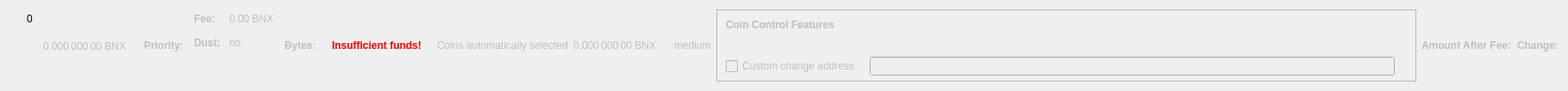
    <widget class="QWidget" name="dummyHideWidget" native="true">
     <property name="maximumSize">
      <size>
       <width>100</width>
       <height>22</height>
      </size>
     </property>
     <layout class="QHBoxLayout" name="dummyHideLayout">
      <item>
       <layout class="QFormLayout" name="formLayoutCoinControl1">
        <property name="horizontalSpacing">
         <number>10</number>
        </property>
        <property name="verticalSpacing">
         <number>14</number>
        </property>
        <property name="leftMargin">
         <number>10</number>
        </property>
        <property name="topMargin">
         <number>4</number>
        </property>
        <property name="rightMargin">
         <number>6</number>
        </property>
        <item row="0" column="1">
         <widget class="QLabel" name="labelCoinControlBytes">
          <property name="cursor">
           <cursorShape>IBeamCursor</cursorShape>
          </property>
          <property name="contextMenuPolicy">
           <enum>Qt::ActionsContextMenu</enum>
          </property>
          <property name="text">
           <string notr="true">0</string>
          </property>
          <property name="textInteractionFlags">
           <set>Qt::LinksAccessibleByMouse|Qt::TextSelectableByKeyboard|Qt::TextSelectableByMouse</set>
          </property>
         </widget>
        </item>
       </layout>
      </item>
      <item>
       <widget class="QLabel" name="labelCoinControlAfterFee">
        <property name="enabled">
         <bool>false</bool>
        </property>
        <property name="sizePolicy">
         <sizepolicy hsizetype="Fixed" vsizetype="Fixed">
          <horstretch>0</horstretch>
          <verstretch>0</verstretch>
         </sizepolicy>
        </property>
        <property name="minimumSize">
         <size>
          <width>111</width>
          <height>12</height>
         </size>
        </property>
        <property name="maximumSize">
         <size>
          <width>111</width>
          <height>12</height>
         </size>
        </property>
        <property name="cursor">
         <cursorShape>IBeamCursor</cursorShape>
        </property>
        <property name="contextMenuPolicy">
         <enum>Qt::ActionsContextMenu</enum>
        </property>
        <property name="text">
         <string notr="true">0.000 000 00 BNX</string>
        </property>
        <property name="textInteractionFlags">
         <set>Qt::LinksAccessibleByMouse|Qt::TextSelectableByKeyboard|Qt::TextSelectableByMouse</set>
        </property>
       </widget>
      </item>
      <item>
       <widget class="QLabel" name="labelCoinControlPriorityText">
        <property name="enabled">
         <bool>false</bool>
        </property>
        <property name="font">
         <font>
          <weight>75</weight>
          <bold>true</bold>
         </font>
        </property>
        <property name="text">
         <string>Priority:</string>
        </property>
       </widget>
      </item>
      <item>
       <layout class="QHBoxLayout" name="horizontalLayout"/>
      </item>
      <item>
       <layout class="QFormLayout" name="formLayoutCoinControl3">
        <property name="horizontalSpacing">
         <number>10</number>
        </property>
        <property name="verticalSpacing">
         <number>14</number>
        </property>
        <property name="leftMargin">
         <number>6</number>
        </property>
        <property name="topMargin">
         <number>4</number>
        </property>
        <property name="rightMargin">
         <number>6</number>
        </property>
        <item row="0" column="0">
         <widget class="QLabel" name="labelCoinControlFeeText">
          <property name="enabled">
           <bool>false</bool>
          </property>
          <property name="font">
           <font>
            <weight>75</weight>
            <bold>true</bold>
           </font>
          </property>
          <property name="text">
           <string>Fee:</string>
          </property>
          <property name="margin">
           <number>0</number>
          </property>
         </widget>
        </item>
        <item row="0" column="1">
         <widget class="QLabel" name="labelCoinControlFee">
          <property name="enabled">
           <bool>false</bool>
          </property>
          <property name="cursor">
           <cursorShape>IBeamCursor</cursorShape>
          </property>
          <property name="contextMenuPolicy">
           <enum>Qt::ActionsContextMenu</enum>
          </property>
          <property name="text">
           <string notr="true">0.00 BNX</string>
          </property>
          <property name="textInteractionFlags">
           <set>Qt::LinksAccessibleByMouse|Qt::TextSelectableByKeyboard|Qt::TextSelectableByMouse</set>
          </property>
         </widget>
        </item>
        <item row="1" column="0">
         <widget class="QLabel" name="labelCoinControlLowOutputText">
          <property name="enabled">
           <bool>false</bool>
          </property>
          <property name="font">
           <font>
            <weight>75</weight>
            <bold>true</bold>
           </font>
          </property>
          <property name="text">
           <string>Dust:</string>
          </property>
         </widget>
        </item>
        <item row="1" column="1">
         <widget class="QLabel" name="labelCoinControlLowOutput">
          <property name="enabled">
           <bool>false</bool>
          </property>
          <property name="cursor">
           <cursorShape>IBeamCursor</cursorShape>
          </property>
          <property name="contextMenuPolicy">
           <enum>Qt::ActionsContextMenu</enum>
          </property>
          <property name="text">
           <string>no</string>
          </property>
          <property name="textInteractionFlags">
           <set>Qt::LinksAccessibleByMouse|Qt::TextSelectableByKeyboard|Qt::TextSelectableByMouse</set>
          </property>
         </widget>
        </item>
       </layout>
      </item>
      <item>
       <widget class="QLabel" name="labelCoinControlBytesText">
        <property name="enabled">
         <bool>false</bool>
        </property>
        <property name="font">
         <font>
          <weight>75</weight>
          <bold>true</bold>
         </font>
        </property>
        <property name="text">
         <string>Bytes:</string>
        </property>
       </widget>
      </item>
      <item>
       <layout class="QFormLayout" name="formLayoutCoinControl2">
        <property name="horizontalSpacing">
         <number>10</number>
        </property>
        <property name="verticalSpacing">
         <number>14</number>
        </property>
        <property name="leftMargin">
         <number>6</number>
        </property>
        <property name="topMargin">
         <number>4</number>
        </property>
        <property name="rightMargin">
         <number>6</number>
        </property>
       </layout>
      </item>
      <item>
       <layout class="QHBoxLayout" name="horizontalLayoutCoinControl2">
        <property name="spacing">
         <number>8</number>
        </property>
        <property name="bottomMargin">
         <number>10</number>
        </property>
       </layout>
      </item>
      <item>
       <widget class="QLabel" name="labelCoinControlInsuffFunds">
        <property name="enabled">
         <bool>false</bool>
        </property>
        <property name="minimumSize">
         <size>
          <width>0</width>
          <height>0</height>
         </size>
        </property>
        <property name="font">
         <font>
          <weight>75</weight>
          <bold>true</bold>
         </font>
        </property>
        <property name="styleSheet">
         <string notr="true">color:red;font-weight:bold;</string>
        </property>
        <property name="text">
         <string>Insufficient funds!</string>
        </property>
        <property name="margin">
         <number>5</number>
        </property>
       </widget>
      </item>
      <item>
       <layout class="QFormLayout" name="formLayoutCoinControl4">
        <property name="horizontalSpacing">
         <number>10</number>
        </property>
        <property name="verticalSpacing">
         <number>14</number>
        </property>
        <property name="leftMargin">
         <number>6</number>
        </property>
        <property name="topMargin">
         <number>4</number>
        </property>
        <property name="rightMargin">
         <number>6</number>
        </property>
       </layout>
      </item>
      <item>
       <widget class="QLabel" name="labelCoinControlAutomaticallySelected">
        <property name="enabled">
         <bool>false</bool>
        </property>
        <property name="sizePolicy">
         <sizepolicy hsizetype="Fixed" vsizetype="Fixed">
          <horstretch>0</horstretch>
          <verstretch>0</verstretch>
         </sizepolicy>
        </property>
        <property name="minimumSize">
         <size>
          <width>0</width>
          <height>0</height>
         </size>
        </property>
        <property name="maximumSize">
         <size>
          <width>240</width>
          <height>16777215</height>
         </size>
        </property>
        <property name="text">
         <string>Coins automatically selected</string>
        </property>
        <property name="margin">
         <number>5</number>
        </property>
       </widget>
      </item>
      <item>
       <widget class="QLabel" name="labelCoinControlChange">
        <property name="enabled">
         <bool>false</bool>
        </property>
        <property name="sizePolicy">
         <sizepolicy hsizetype="Fixed" vsizetype="Fixed">
          <horstretch>0</horstretch>
          <verstretch>0</verstretch>
         </sizepolicy>
        </property>
        <property name="minimumSize">
         <size>
          <width>111</width>
          <height>0</height>
         </size>
        </property>
        <property name="maximumSize">
         <size>
          <width>111</width>
          <height>16777215</height>
         </size>
        </property>
        <property name="cursor">
         <cursorShape>IBeamCursor</cursorShape>
        </property>
        <property name="contextMenuPolicy">
         <enum>Qt::ActionsContextMenu</enum>
        </property>
        <property name="text">
         <string notr="true">0.000 000 00 BNX</string>
        </property>
        <property name="textInteractionFlags">
         <set>Qt::LinksAccessibleByMouse|Qt::TextSelectableByKeyboard|Qt::TextSelectableByMouse</set>
        </property>
       </widget>
      </item>
      <item>
       <widget class="QLabel" name="labelCoinControlPriority">
        <property name="enabled">
         <bool>false</bool>
        </property>
        <property name="cursor">
         <cursorShape>IBeamCursor</cursorShape>
        </property>
        <property name="contextMenuPolicy">
         <enum>Qt::ActionsContextMenu</enum>
        </property>
        <property name="text">
         <string>medium</string>
        </property>
        <property name="textInteractionFlags">
         <set>Qt::LinksAccessibleByMouse|Qt::TextSelectableByKeyboard|Qt::TextSelectableByMouse</set>
        </property>
       </widget>
      </item>
      <item>
       <widget class="QFrame" name="frameCoinControl">
        <property name="sizePolicy">
         <sizepolicy hsizetype="Expanding" vsizetype="Expanding">
          <horstretch>0</horstretch>
          <verstretch>0</verstretch>
         </sizepolicy>
        </property>
        <property name="maximumSize">
         <size>
          <width>16777215</width>
          <height>16777215</height>
         </size>
        </property>
        <property name="frameShape">
         <enum>QFrame::StyledPanel</enum>
        </property>
        <property name="frameShadow">
         <enum>QFrame::Sunken</enum>
        </property>
        <layout class="QVBoxLayout" name="verticalLayoutCoinControl2_2">
         <property name="spacing">
          <number>0</number>
         </property>
         <property name="leftMargin">
          <number>0</number>
         </property>
         <property name="topMargin">
          <number>0</number>
         </property>
         <property name="rightMargin">
          <number>0</number>
         </property>
         <property name="bottomMargin">
          <number>6</number>
         </property>
         <item>
          <layout class="QVBoxLayout" name="verticalLayoutCoinControl" stretch="0,0,0,1">
           <property name="spacing">
            <number>0</number>
           </property>
           <property name="leftMargin">
            <number>10</number>
           </property>
           <property name="topMargin">
            <number>10</number>
           </property>
           <item>
            <layout class="QHBoxLayout" name="horizontalLayoutCoinControl1">
             <property name="bottomMargin">
              <number>15</number>
             </property>
             <item>
              <widget class="QLabel" name="labelCoinControlFeatures">
               <property name="enabled">
                <bool>false</bool>
               </property>
               <property name="sizePolicy">
                <sizepolicy hsizetype="Preferred" vsizetype="Maximum">
                 <horstretch>0</horstretch>
                 <verstretch>0</verstretch>
                </sizepolicy>
               </property>
               <property name="font">
                <font>
                 <weight>75</weight>
                 <bold>true</bold>
                </font>
               </property>
               <property name="styleSheet">
                <string notr="true">font-weight:bold;</string>
               </property>
               <property name="text">
                <string>Coin Control Features</string>
               </property>
              </widget>
             </item>
            </layout>
           </item>
           <item>
            <widget class="QWidget" name="widgetCoinControl" native="true">
             <property name="sizePolicy">
              <sizepolicy hsizetype="Preferred" vsizetype="Preferred">
               <horstretch>0</horstretch>
               <verstretch>0</verstretch>
              </sizepolicy>
             </property>
             <property name="minimumSize">
              <size>
               <width>0</width>
               <height>0</height>
              </size>
             </property>
             <property name="styleSheet">
              <string notr="true"/>
             </property>
             <layout class="QHBoxLayout" name="horizontalLayoutCoinControl5_2">
              <property name="leftMargin">
               <number>0</number>
              </property>
              <property name="topMargin">
               <number>0</number>
              </property>
              <property name="rightMargin">
               <number>0</number>
              </property>
              <property name="bottomMargin">
               <number>0</number>
              </property>
              <item>
               <layout class="QHBoxLayout" name="horizontalLayoutCoinControl3">
                <property name="spacing">
                 <number>20</number>
                </property>
                <property name="topMargin">
                 <number>0</number>
                </property>
                <property name="bottomMargin">
                 <number>10</number>
                </property>
               </layout>
              </item>
             </layout>
            </widget>
           </item>
           <item>
            <layout class="QHBoxLayout" name="horizontalLayoutCoinControl4" stretch="0,0,0">
             <property name="spacing">
              <number>12</number>
             </property>
             <property name="sizeConstraint">
              <enum>QLayout::SetDefaultConstraint</enum>
             </property>
             <property name="topMargin">
              <number>5</number>
             </property>
             <property name="rightMargin">
              <number>5</number>
             </property>
             <item>
              <widget class="QCheckBox" name="checkBoxCoinControlChange">
               <property name="enabled">
                <bool>false</bool>
               </property>
               <property name="toolTip">
                <string>If this is activated, but the change address is empty or invalid, change will be sent to a newly generated address.</string>
               </property>
               <property name="text">
                <string>Custom change address</string>
               </property>
              </widget>
             </item>
             <item>
              <widget class="QValidatedLineEdit" name="lineEditCoinControlChange">
               <property name="enabled">
                <bool>false</bool>
               </property>
               <property name="sizePolicy">
                <sizepolicy hsizetype="Expanding" vsizetype="Fixed">
                 <horstretch>0</horstretch>
                 <verstretch>0</verstretch>
                </sizepolicy>
               </property>
              </widget>
             </item>
             <item>
              <widget class="QLabel" name="labelCoinControlChangeLabel_2">
               <property name="sizePolicy">
                <sizepolicy hsizetype="Preferred" vsizetype="Expanding">
                 <horstretch>0</horstretch>
                 <verstretch>0</verstretch>
                </sizepolicy>
               </property>
               <property name="minimumSize">
                <size>
                 <width>0</width>
                 <height>0</height>
                </size>
               </property>
               <property name="text">
                <string/>
               </property>
               <property name="margin">
                <number>3</number>
               </property>
              </widget>
             </item>
            </layout>
           </item>
           <item>
            <spacer name="verticalSpacerCoinControl">
             <property name="orientation">
              <enum>Qt::Vertical</enum>
             </property>
             <property name="sizeHint" stdset="0">
              <size>
               <width>800</width>
               <height>1</height>
              </size>
             </property>
            </spacer>
           </item>
          </layout>
         </item>
        </layout>
       </widget>
      </item>
      <item>
       <widget class="QLabel" name="labelCoinControlAfterFeeText">
        <property name="enabled">
         <bool>false</bool>
        </property>
        <property name="minimumSize">
         <size>
          <width>0</width>
          <height>0</height>
         </size>
        </property>
        <property name="maximumSize">
         <size>
          <width>16777215</width>
          <height>16777215</height>
         </size>
        </property>
        <property name="font">
         <font>
          <weight>75</weight>
          <bold>true</bold>
         </font>
        </property>
        <property name="text">
         <string>Amount After Fee:</string>
        </property>
        <property name="alignment">
         <set>Qt::AlignLeading|Qt::AlignLeft|Qt::AlignVCenter</set>
        </property>
        <property name="margin">
         <number>0</number>
        </property>
       </widget>
      </item>
      <item>
       <widget class="QLabel" name="labelCoinControlChangeText">
        <property name="enabled">
         <bool>false</bool>
        </property>
        <property name="sizePolicy">
         <sizepolicy hsizetype="Preferred" vsizetype="Preferred">
          <horstretch>0</horstretch>
          <verstretch>0</verstretch>
         </sizepolicy>
        </property>
        <property name="minimumSize">
         <size>
          <width>0</width>
          <height>0</height>
         </size>
        </property>
        <property name="maximumSize">
         <size>
          <width>16777215</width>
          <height>16777215</height>
         </size>
        </property>
        <property name="font">
         <font>
          <weight>75</weight>
          <bold>true</bold>
         </font>
        </property>
        <property name="text">
         <string>Change:</string>
        </property>
        <property name="alignment">
         <set>Qt::AlignLeading|Qt::AlignLeft|Qt::AlignVCenter</set>
        </property>
       </widget>
      </item>
     </layout>
    </widget>
